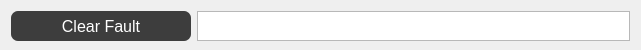
<?xml version="1.0" encoding="UTF-8"?>
<ui version="4.0">
 <class>Widget_DeviceFault</class>
 <widget class="QWidget" name="Widget_DeviceFault">
  <property name="geometry">
   <rect>
    <x>0</x>
    <y>0</y>
    <width>641</width>
    <height>50</height>
   </rect>
  </property>
  <property name="minimumSize">
   <size>
    <width>0</width>
    <height>50</height>
   </size>
  </property>
  <property name="maximumSize">
   <size>
    <width>16777215</width>
    <height>100</height>
   </size>
  </property>
  <property name="windowTitle">
   <string>Form</string>
  </property>
  <property name="styleSheet">
   <string notr="true">QMenuBar{
background-color:#1d1d1d;
padding:5px;
	font: 12pt &quot;MS Shell Dlg 2&quot;;
}

QMenuBar::item{
background-color:#1d1d1d;
color:#fff;
padding:5px;

}

QMenu{
color:#fff;
padding:0;
}

QMenu::item:selected{
color:#fff;
background-color:#00aba9;
}

QTableWidget{
background-color:#3d3d3d;
color:#fff;
  selection-background-color: #da532c;
border:solid;
border-width:3px;
border-color:#da532c;
}
QHeaderView::section{
background-color:qlineargradient(spread:pad, x1:0, y1:0, x2:1, y2:0, stop:0 rgba(20, 158, 217, 255), stop:1 rgba(36, 158, 217, 255));
border:none;
border-top-style:solid;
border-width:1px;
border-top-color:qlineargradient(spread:pad, x1:0, y1:0, x2:1, y2:0, stop:0 rgba(20, 158, 217, 255), stop:1 rgba(36, 158, 217, 255));
color:#fff;

}
QHeaderView{
background-color:qlineargradient(spread:pad, x1:0, y1:0, x2:1, y2:0, stop:0 rgba(20, 158, 217, 255), stop:1 rgba(36, 158, 217, 255));

border:none;
border-top-style:solid;
border-width:1px;
border-top-color:#149ED9;
color:#fff;
	font: 75 12pt &quot;Calibri&quot;;
}

QTableCornerButton::section{
border:none;
background-color:#149ED9;
}

QListWidget{
background-color:#3d3d3d;
color:#fff;
}

QMenu{
background-color:#3d3d3d;
}
QStatusBar{
background-color:#7e3878;
color:#fff;
}

QPushButton{
border-style:solid;
background-color:#3d3d3d;
color:#fff;
border-radius:7px;
}

QPushButton:disabled {
background-color: rgb(204, 0, 0);
}

QPushButton:hover{
color:#ccc;
	background-color: qlineargradient(spread:pad, x1:0.517, y1:0, x2:0.517, y2:1, stop:0 rgba(45, 45, 45, 255), stop:0.505682 rgba(45, 45, 45, 255), stop:1 rgba(29, 29, 29, 255));
	border-color:#2d89ef;
border-width:2px;
}

QPushButton:pressed{
background-color: qlineargradient(spread:pad, x1:0.517, y1:0, x2:0.517, y2:1, stop:0 rgba(29, 29, 29, 255), stop:0.505682 rgba(45, 45, 45, 255), stop:1 rgba(29, 29, 29, 255));
}


QTabWidget::tab{
background-color:#3d3d3d;
}

QLineEdit{
border-radius:0;
}

QProgressBar{
border-radius:0;
text-align:center;
color:#fff;
background-color:transparent;
border: 2px solid #e3a21a;
border-radius:7px;
	font: 75 12pt &quot;Open Sans&quot;;

}

QProgressBar::chunk{
background-color:#2d89ef;
width:20px;
}</string>
  </property>
  <layout class="QGridLayout" name="gridLayout">
   <item row="0" column="0">
    <widget class="QPushButton" name="pushButton_ClearFault">
     <property name="sizePolicy">
      <sizepolicy hsizetype="Fixed" vsizetype="Fixed">
       <horstretch>0</horstretch>
       <verstretch>0</verstretch>
      </sizepolicy>
     </property>
     <property name="minimumSize">
      <size>
       <width>180</width>
       <height>30</height>
      </size>
     </property>
     <property name="font">
      <font>
       <pointsize>12</pointsize>
      </font>
     </property>
     <property name="text">
      <string>Clear Fault</string>
     </property>
     <property name="default">
      <bool>true</bool>
     </property>
    </widget>
   </item>
   <item row="0" column="1">
    <widget class="QPlainTextEdit" name="plainTextEdit_ErrorMessage">
     <property name="sizePolicy">
      <sizepolicy hsizetype="MinimumExpanding" vsizetype="MinimumExpanding">
       <horstretch>0</horstretch>
       <verstretch>0</verstretch>
      </sizepolicy>
     </property>
     <property name="minimumSize">
      <size>
       <width>0</width>
       <height>30</height>
      </size>
     </property>
     <property name="readOnly">
      <bool>true</bool>
     </property>
    </widget>
   </item>
  </layout>
 </widget>
 <resources/>
 <connections/>
</ui>
